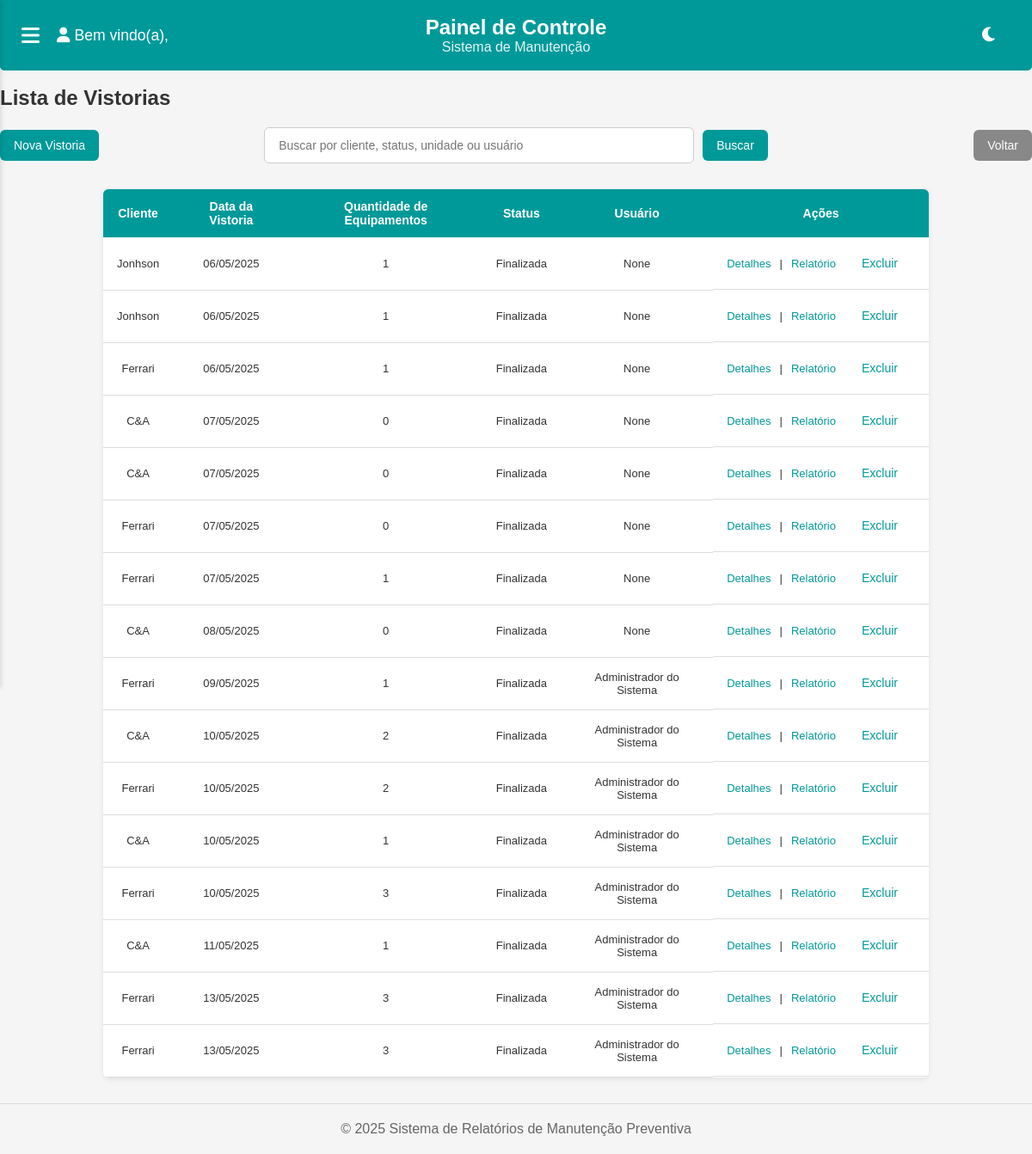
The app's page /vistorias/, older data.
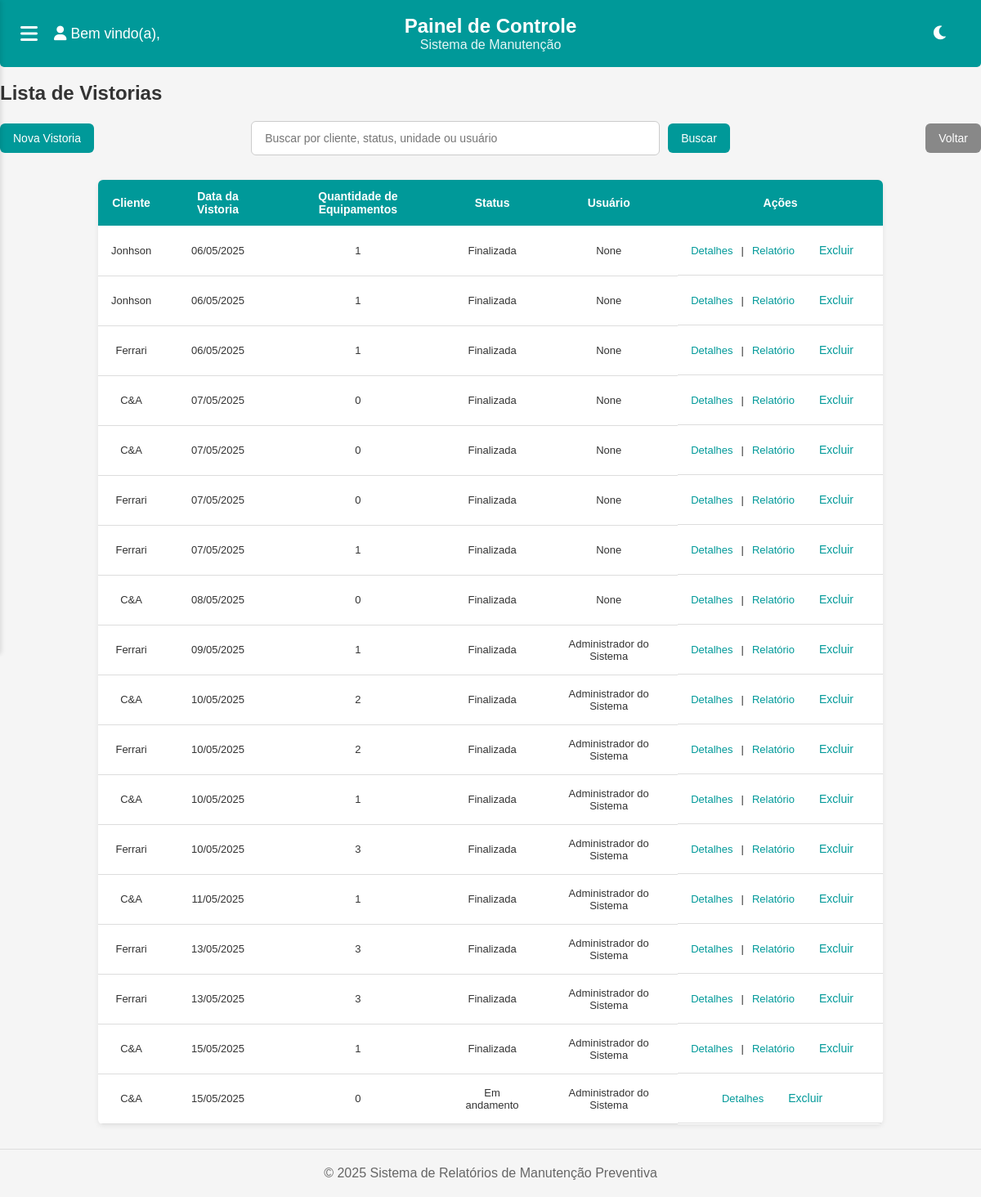
The same page, newer data.
### vistorias/models.py (models this page shows, shortened)
class Vistoria(models.Model):
    STATUS_CHOICES = (
        ('em_andamento', 'Em andamento'),
        ('finalizada', 'Finalizada'),
    )
    cliente = models.ForeignKey(Cliente, on_delete=models.CASCADE)
    unidade = models.CharField(max_length=100)
    sublocal = models.CharField(max_length=100, blank=True)
    data = models.DateField(auto_now_add=True)
    horario_inicio = models.TimeField(null=False, blank=False, default=now)
    horario_fim = models.TimeField(null=True, blank=True)
    observacoes_gerais = models.TextField(blank=True)
    status = models.CharField(max_length=20, choices=STATUS_CHOICES, default='em_andamento')
    realizada_por = models.ForeignKey(
        Usuario, on_delete=models.SET_NULL, null=True, blank=True
    )
    criado_em = models.DateTimeField(auto_now_add=True)
    atualizado_em = models.DateTimeField(auto_now=True)
    class Meta:
        ordering = ['-data', '-criado_em']

### clientes/models.py (models this page shows)
class Cliente(models.Model):
    nome_fantasia = models.CharField(max_length=255)
    razao_social = models.CharField(max_length=255, blank=True)
    cnpj = models.CharField(max_length=18, unique=True)
    email = models.EmailField(blank=True)
    endereco = models.CharField(max_length=255)
    sigla = models.CharField(max_length=50, blank=True, verbose_name='Sigla do Cliente')
    unidade = models.CharField(max_length=100, blank=True)
    sub_local = models.CharField(max_length=100, blank=True, verbose_name='Sub-local')
    responsavel = models.CharField(max_length=255, blank=True)
    logo = models.ImageField(upload_to='clientes/logos/', null=True, blank=True)
    numero_contrato = models.CharField(max_length=100, blank=True)
    data_inicio_contrato = models.DateField(null=True, blank=True)
    data_vencimento_contrato = models.DateField(null=True, blank=True)
    data_cadastro = models.DateTimeField(default=timezone.now, editable=False)
    def __str__(self):
        return self.nome_fantasia

### usuarios/models.py (models this page shows)
class Usuario(models.Model):
    user = models.OneToOneField(User, on_delete=models.CASCADE, related_name='usuario', null=True, blank=True)
    PERFIS = (
        ('admin', 'Administrador'),
        ('analista', 'Analista'),
    )
    nome_completo = models.CharField(max_length=255)
    cpf = models.CharField(max_length=14, unique=True)
    email = models.EmailField(unique=True)
    telefone = models.CharField(max_length=20, blank=True)
    foto = models.ImageField(upload_to='usuarios/fotos/', null=True, blank=True)
    assinatura = models.ImageField(upload_to='usuarios/assinaturas/', null=True, blank=True)
    perfil = models.CharField(max_length=10, choices=PERFIS, default='analista')
    data_cadastro = models.DateTimeField(default=timezone.now, editable=False)
    def __str__(self):
        return self.nome_completo

### vistorias/views.py (the view, shortened to what this page needs)
# urls.py: path('', views.listar_vistorias, name='listar_vistorias'),
def listar_vistorias(request):
    termo = request.GET.get('q', '').strip()
    vistorias = Vistoria.objects.annotate(
        qtd_equipamentos=Count('equipamentos_vistoriados')
    )
    return render(request, 'vistorias/listar_vistorias.html', {
        'vistorias': vistorias,
        'termo_busca': termo,
    })

### vistorias/templates/vistorias/listar_vistorias.html (shortened to what this page needs)
{% extends 'base.html' %}
{% load static %}
{% block content %}
<br>
<h2>Lista de Vistorias</h2>
<div class="top-bar">
    <div class="left-actions">
        <a href="{% url 'vistorias:criar_vistoria' %}" class="btn">Nova Vistoria</a>
    </div>
    <form method="get" action="{% url 'vistorias:listar_vistorias' %}" class="center-search">
        <input
            type="text"
            name="q"
            value="{{ termo_busca|default:'' }}"
            placeholder="Buscar por cliente, status, unidade ou usuário"
        />
        <button type="submit" class="btn">Buscar</button>
    </form>
    <div class="right-actions">
        <a href="{% url 'core:dashboard' %}" class="btn btn-secondary">Voltar</a>
    </div>
</div>
<div class="table-wrapper">
    <table>
        <thead>
            <tr>
                <th>Cliente</th>
                <th>Data da Vistoria</th>
                <th>Quantidade de Equipamentos</th>
                <th>Status</th>
                <th>Usuário</th>
                <th>Ações</th>
            </tr>
        </thead>
        <tbody>
            {% for vistoria in vistorias %}
            <tr>
                <td>{{ vistoria.cliente }}</td>
                <td>{{ vistoria.data|date:"d/m/Y" }}</td>
                <td>{{ vistoria.qtd_equipamentos }}</td>
                <td>{{ vistoria.get_status_display }}</td>
                <td>{{ vistoria.realizada_por }}</td>
                <td class="table-actions">
                    <a href="{% url 'vistorias:detalhes_vistoria' vistoria.id %}">Detalhes</a>
                    {% if vistoria.status == 'finalizada' %}
                    | <a href="{% url 'vistorias:gerar_relatorio' vistoria.id %}" target="_blank">Relatório</a>
                    {% endif %}
                    <form method="POST" action="{% url 'vistorias:excluir_vistoria' vistoria.id %}" style="display:inline;" onsubmit="return confirm('Tem certeza que deseja excluir esta vistoria?');">
                        <button type="submit">Excluir</button>
                    </form>
                </td>
            </tr>
            {% empty %}
            <tr>
                <td colspan="5">Nenhuma vistoria registrada.</td>
            </tr>
            {% endfor %}
        </tbody>
    </table>
</div>
{% endblock %}

### templates/base.html (shortened to what this page needs)
{% load static %}
<!DOCTYPE html>
<html lang="pt-br">
<head>
    <link rel="stylesheet" href="https://cdnjs.cloudflare.com/ajax/libs/font-awesome/6.0.0/css/all.min.css">
    <link rel="stylesheet" href="{% static 'css/global.css' %}">
    <link rel="stylesheet" href="{% static 'css/dashboard.css' %}">
</head>
<body>
    <div class="main-content">
        <div class="header">
            <div class="header-left">
                <button class="menu-toggle" id="menuToggle">
                    <i class="fas fa-bars"></i>
                </button>
                <div class="welcome-message">
                    <a href="{% url 'core:dashboard' %}" style="text-decoration: none; color: inherit;"><i class="fas fa-user"></i></a>
                    <p>Bem vindo(a),</p><br/>
                </div>
            </div>
            <div class="header-center">
                <div class="header-titles">
                    <h1>Painel de Controle</h1>
                    <h2>Sistema de Manutenção</h2>
                </div>
            </div>
            <div class="header-right">
                <button class="theme-toggle" id="themeToggle">
                </button>
            </div>
        </div>
        <div class="container">
            {% block content %}{% endblock %}
        </div>
        <div class="footer">
            <p>© 2025 Sistema de Relatórios de Manutenção Preventiva</p>
        </div>
    </div>
</body>
</html>

### static/css/global.css (style rules this page uses)
* { margin: 0; padding: 0; box-sizing: border-box; font-family: Arial, sans-serif; }
:root { --primary-color: #009999; --secondary-color: #008080; --background-color: #f5f5f5; --card-background: white; --subcard-background: #f0f0f0; --text-color: #333; --text-secondary: #666; }
body { background-color: var(--background-color); color: var(--text-color); min-height: 100vh; margin: 0; display: flex; flex-direction: column; }
input[type="text"], input[type="date"], input[type="email"], input[type="tel"], input[type="password"], textarea, select { background-color: var(--card-background); color: var(--text-color); border-color: var(--text-secondary); }
.container { max-width: 1200px; margin: 0 auto; }
.main-content { margin-left: 0; flex: 1; transition: margin-left 0.3s ease; }
.header { background-color: var(--primary-color); color: white; padding: 20px; border-radius: 0 0 5px 5px; margin-bottom: 20px; display: flex; justify-content: space-between; align-items: center; position: relative; max-width: 1200px; margin: 0 auto; box-sizing: border-box; }
.header-center { position: absolute; left: 50%; transform: translateX(-50%); text-align: center; }
.header h1 { margin-bottom: 10px; }
.header-left { display: flex; align-items: center; }
.welcome-message { display: flex; align-items: center; gap: 5px; font-size: 1.1em; margin-left: 15px; white-space: nowrap; }
.header-titles { display: flex; flex-direction: column; align-items: center; justify-content: center; flex: 1; text-align: center; }
.header-titles h1 { font-size: 1.5em; margin: 0; }
.header-titles h2 { font-size: 1em; font-weight: normal; margin: 0; opacity: 0.9; }
.menu-toggle { background: none; border: none; color: white; cursor: pointer; font-size: 1.5em; display: flex; align-items: center; padding: 5px; }
.theme-toggle { background: none; border: none; color: white; cursor: pointer; font-size: 1.2em; }
button { background-color: #009999; color: white; border: none; padding: 10px 20px; border-radius: 5px; cursor: pointer; font-size: 14px; transition: all 0.3s ease; }
.footer { bottom: 0; padding: 20px; text-align: center; margin-top: 20px; color: #666; border-top: 1px solid #dddddd; }
.btn { display: inline-block; padding: 10px 18px; font-size: 14px; font-weight: 500; text-align: center; text-decoration: none; border: none; border-radius: 6px; cursor: pointer; transition: background-color 0.3s ease; color: white; background-color: var(--primary-color); }
.top-bar { display: flex; justify-content: space-between; align-items: center; flex-wrap: wrap; gap: 10px; margin: 20px auto; max-width: 1200px; }
.top-bar .left-actions, .top-bar .center-search, .top-bar .right-actions { flex: 1; display: flex; align-items: center; }
.top-bar .left-actions { justify-content: flex-start; }
.top-bar .center-search { justify-content: center; gap: 10px; }
.top-bar .right-actions { justify-content: flex-end; }
.top-bar .center-search input[type="text"] { padding: 10px 16px; border: 1px solid #ccc; border-radius: 6px; min-width: 500px; max-width: 600px; font-size: 14px; height: 42px; }
.btn { background-color: var(--primary-color); color: white; border: none; padding: 10px 16px; border-radius: 6px; cursor: pointer; font-size: 14px; text-decoration: none; transition: background-color 0.3s ease; white-space: nowrap; }
.btn-secondary { background-color: #888; }
.table-wrapper { background-color: var(--card-background); border-radius: 6px; overflow-x: auto; box-shadow: 0 2px 6px rgba(0, 0, 0, 0.08); margin: 30px auto; max-width: 100%; width: 80%; }
.table-wrapper table { width: 100%; max-width: 1000px; margin: 0 auto; border-collapse: collapse; min-width: 700px; }
.table-wrapper thead { background-color: var(--primary-color); color: white; }
.table-wrapper thead th { padding: 12px 16px; text-align: center; font-size: 14px; }
.table-wrapper tbody td { padding: 12px 16px; text-align: center; border-bottom: 1px solid #ddd; font-size: 13px; }
.table-wrapper a { color: var(--primary-color); text-decoration: none; font-weight: 500; }
.table-wrapper button { background: none; border: none; color: var(--primary-color); cursor: pointer; font-weight: 500; }
.table-actions { display: flex; gap: 10px; align-items: center; justify-content: center; }

Row changes from the older to the newer data that the page shows:
added Vistoria: cliente "C&A", data "15/05/2025", qtd_equipamentos "1", status "Finalizada", realizada_por "Administrador do Sistema", shows "Relatório"
added Vistoria: cliente "C&A", data "15/05/2025", qtd_equipamentos "0", status "Em andamento", realizada_por "Administrador do Sistema"
